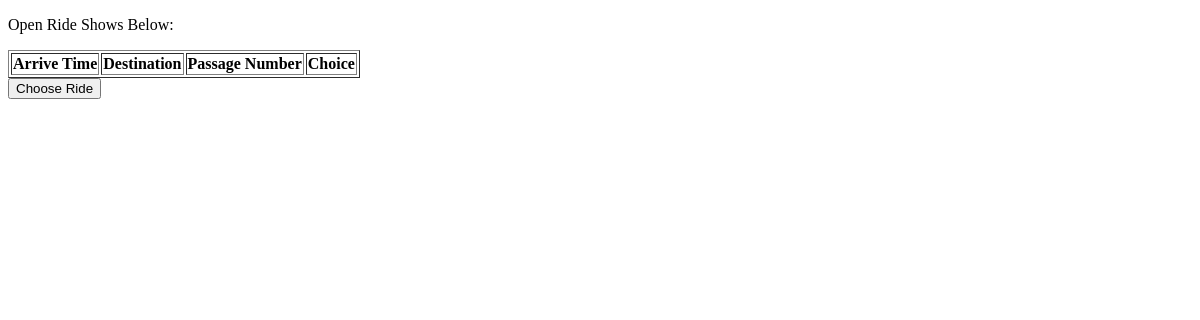
The page /driver/find_ride/ (signed in) on the database as committed earlier.
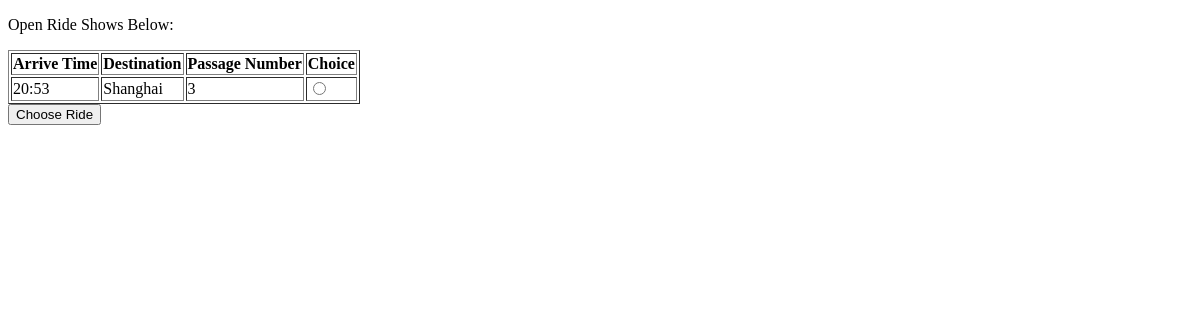
The same page on the database as committed later.
### ride_request/models.py (models this page shows, shortened)
class ride_request(models.Model):
    user = models.ManyToManyField(
        settings.AUTH_USER_MODEL)
    arriveTime = models.CharField(blank=False, max_length=256, help_text="Time form: xx:xx p.m/a.m")
    Destination = models.CharField(max_length = 256, blank = False)
    PassageNum = models.PositiveSmallIntegerField(blank = False,verbose_name="Passger Number")
    Vehicle_type = models.CharField(max_length = 256, blank = True, choices =VEHCILE_TYPE)
    Share = models.BooleanField(blank = False)
    Other_request = models.CharField(max_length = 256, blank =True)
    ride_status = models.CharField(max_length = 200, blank = True, default = 'O', choices = STATUS_TYPE)

### driver/views.py (the view, shortened to what this page needs)
# urls.py: path('find_ride/',views.find_ride, name = 'findride'),
def find_ride(request):
    list = ride_request.objects.filter(ride_status__contains = 'O')
    context = {
        'list': list
    }
    return render(request, 'driver/ride_driver.html',context=context )

### templates/driver/ride_driver.html (shortened to what this page needs)
<!DOCTYPE html>
<html lang="en">
<head>
</head>
<body>
    {% if user.is_authenticated %}
    <p >Open Ride Shows Below:</p>
    <form name = 'find' method="POST" action="{% url 'findride' %}">
        <table border="1">
        <tr>
            <th>Arrive Time</th>
            <th>Destination</th>
            <th>Passage Number</th>
            <th>Choice</th>
        </tr>
        {% for ride in list %}
       <tr>
           <td>{{ride.arriveTime}}</td>
           <td>{{ride.Destination}}</td>
           <td>{{ride.PassageNum}} </td>
           <td><input type="radio", name="choice" value={{ride.id}} ,required oninvalid="alert('Must choice one ride!')"/>
       </tr>
            {% endfor %}
        </table>
        <button>Choose Ride</button>
    </form>
</body>
 {% else %}
      <p>You are not logged in</p>
      <a href="{% url 'login' %}">login</a> |
      <a href="{% url 'signup' %}">signup</a>
    {% endif %}
</html>

Rows that differ between the two databases and show on the page:
now on this page (row edited): ride_request: arriveTime "20:53", Destination "Shanghai", PassageNum "3"
